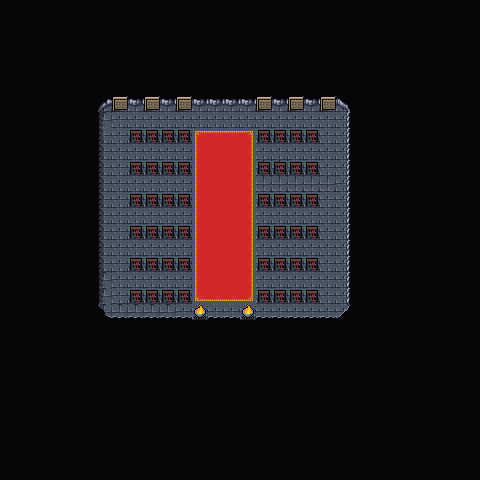

A level layout from a 2D game, rendered from its tile map. Below: a short description, then the map file with tile-grid data replaced by summaries:
An orthogonal 30x30 tile map with 16x16 px tiles, 3 tile layers (Background, Ground, Walls), 2 tilesets and 21 objects (10x reward, 6x dialog, portal).

<map version="1.10" tiledversion="1.11.2" orientation="orthogonal" renderorder="right-down" width="30" height="30" tilewidth="16" tileheight="16" infinite="0" nextlayerid="7" nextobjectid="165">
 <editorsettings>
  <export target="wastetown..tmx" format="tmx" />
 </editorsettings>
 <properties>
  <property name="preventEscape" type="bool" value="false" />
 </properties>
 <tileset firstgid="1" source="../../../../common/maps/tileset/main.tsx" />
 <tileset firstgid="10113" source="../../../../common/maps/tileset/buildings.tsx" />
 <layer id="1" name="Background" width="30" height="30">
  <data>[900 cells, 900 non-empty, 2 distinct tile ids]</data>
 </layer>
 <layer id="2" name="Ground" width="30" height="30">
  <data>[900 cells, 442 non-empty, 25 distinct tile ids]</data>
 </layer>
 <layer id="3" name="Walls" width="30" height="30">
  <properties>
   <property name="spriteLayer" type="bool" value="true" />
  </properties>
  <data>[900 cells, 864 non-empty, 21 distinct tile ids]</data>
 </layer>
 <objectgroup id="4" name="Objects">
  <!-- 21 objects omitted --></objectgroup>
</map>
<!-- 21 of 21 objects omitted -->
